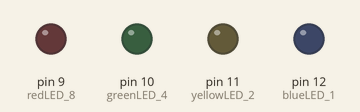
The sketch below on a simulated Arduino Uno, built with avr-gcc and run on an emulated ATmega328P. Shown: output pins drawn as LEDs (lit = HIGH).

Above: at 0.1 s.
At 4.9 s:
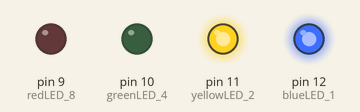
At 9.7 s:
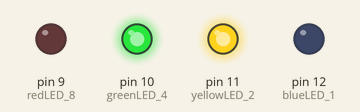
At 19.3 s:
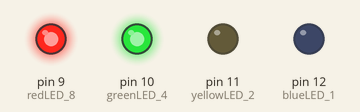
At 28.9 s:
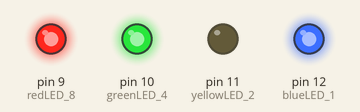
At 38.5 s:
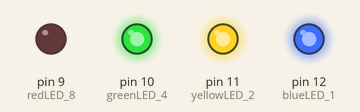
Timing chart, 0 to 40.0 s (numbered marks = the images above):
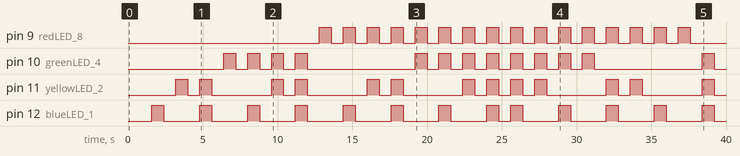

The sketch:

sketch_sep10a_hw.ino
```cpp
int redLED_8 = 9;
int greenLED_4 = 10;
int yellowLED_2 = 11;
int blueLED_1 = 12;
int delayTime = 800;

void setup() {
  // put your setup code here, to run once:
  pinMode(redLED_8, OUTPUT);
  pinMode(greenLED_4, OUTPUT);
  pinMode(yellowLED_2, OUTPUT);
  pinMode(blueLED_1, OUTPUT);
}

void loop() {
  // put your main code here, to run repeatedly:
  countUp(0);
  countDown(15);
}

void countDown(int num){
  if (num > 15)
    return;
  for(int i = num; i >= 0; i--){
    decimalToBinary(i);
    delay(delayTime);
    printToLED(false, false, false, false);
    delay(delayTime);
  }
}

void countUp(int num){
  if(num < 0){
    num = 0;
  }
  if(num > 15){
    num = 15;
  }

  for(int i = num; i < 16; i++){
    decimalToBinary(i);
    delay(delayTime);
    printToLED(false, false, false, false);
    delay(delayTime);
  }
}

void decimalToBinary(int num){;
  bool eight = false, four = false, two = false, one = false;
  int remainder = num;

  if(remainder > 7){
    eight = true;
    remainder = remainder - 8;
  }
  if(remainder > 3){
    four = true;
    remainder = remainder - 4;
  }
  if(remainder > 1){
    two = true;
    remainder = remainder - 2;
  }
  if(remainder == 1){
    one = true;
  }

  printToLED(eight, four, two, one);
}

void printToLED(bool redOn, bool greenOn, bool yellowOn, bool blueOn){
  // Reset the number
  digitalWrite(redLED_8, LOW);
  digitalWrite(greenLED_4, LOW);
  digitalWrite(yellowLED_2, LOW);
  digitalWrite(blueLED_1, LOW);

  // Set the new number
  if(redOn)
    digitalWrite(redLED_8, HIGH);
  if(greenOn)
    digitalWrite(greenLED_4, HIGH);
  if(yellowOn)
    digitalWrite(yellowLED_2, HIGH);
  if(blueOn)
    digitalWrite(blueLED_1, HIGH);
}
```

Measured:
- by itself, pin 9 (redLED_8): LOW → HIGH at 12.8 s, → LOW 0.80 s later, → HIGH 0.80 s later, → LOW 0.80 s later, … (32 changes in this stretch)
- by itself, pin 10 (greenLED_4): LOW → HIGH at 6.4 s, → LOW 0.80 s later, → HIGH 0.80 s later, → LOW 0.80 s later, … (26 changes in this stretch)
- by itself, pin 11 (yellowLED_2): LOW → HIGH at 3.2 s, → LOW 0.80 s later, → HIGH 0.80 s later, → LOW 0.80 s later, … (26 changes in this stretch)
- by itself, pin 12 (blueLED_1): goes 7 × (HIGH 0.80 s, LOW 2.4 s), HIGH 0.80 s, LOW 0.80 s, 4 × (HIGH 0.80 s, LOW 2.4 s), HIGH 0.80 s, then LOW
